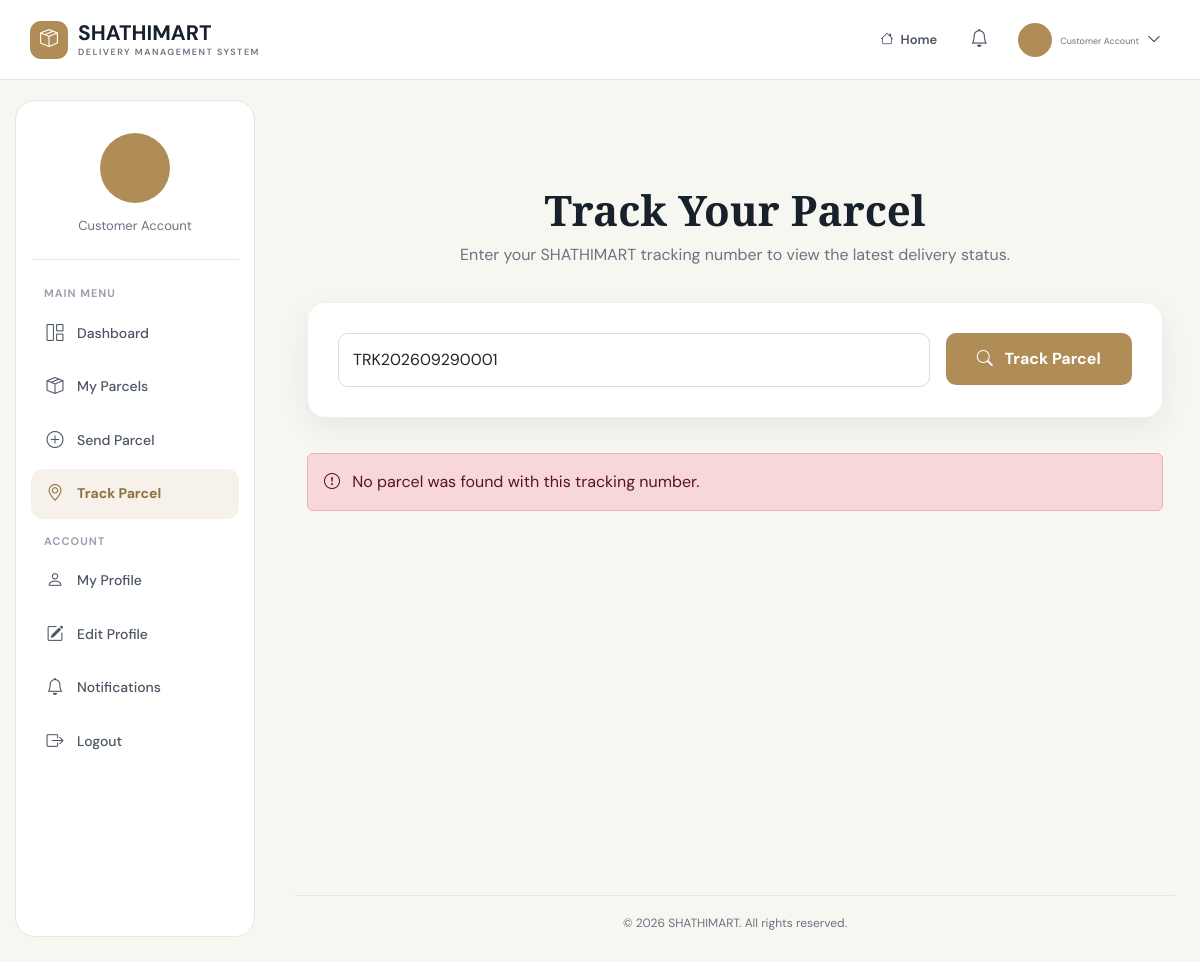
Before: /parcels/track/?tracking_number=TRK202609290001 with the older database file.
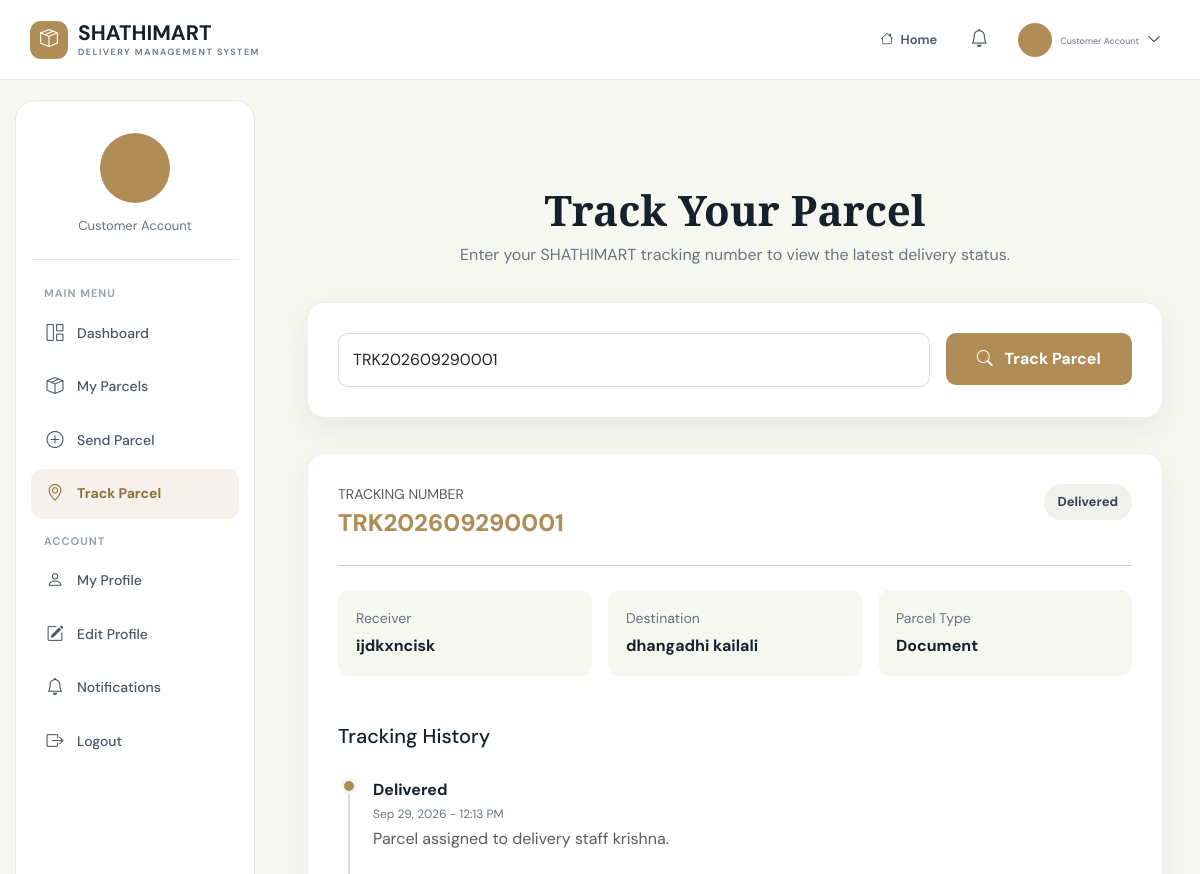
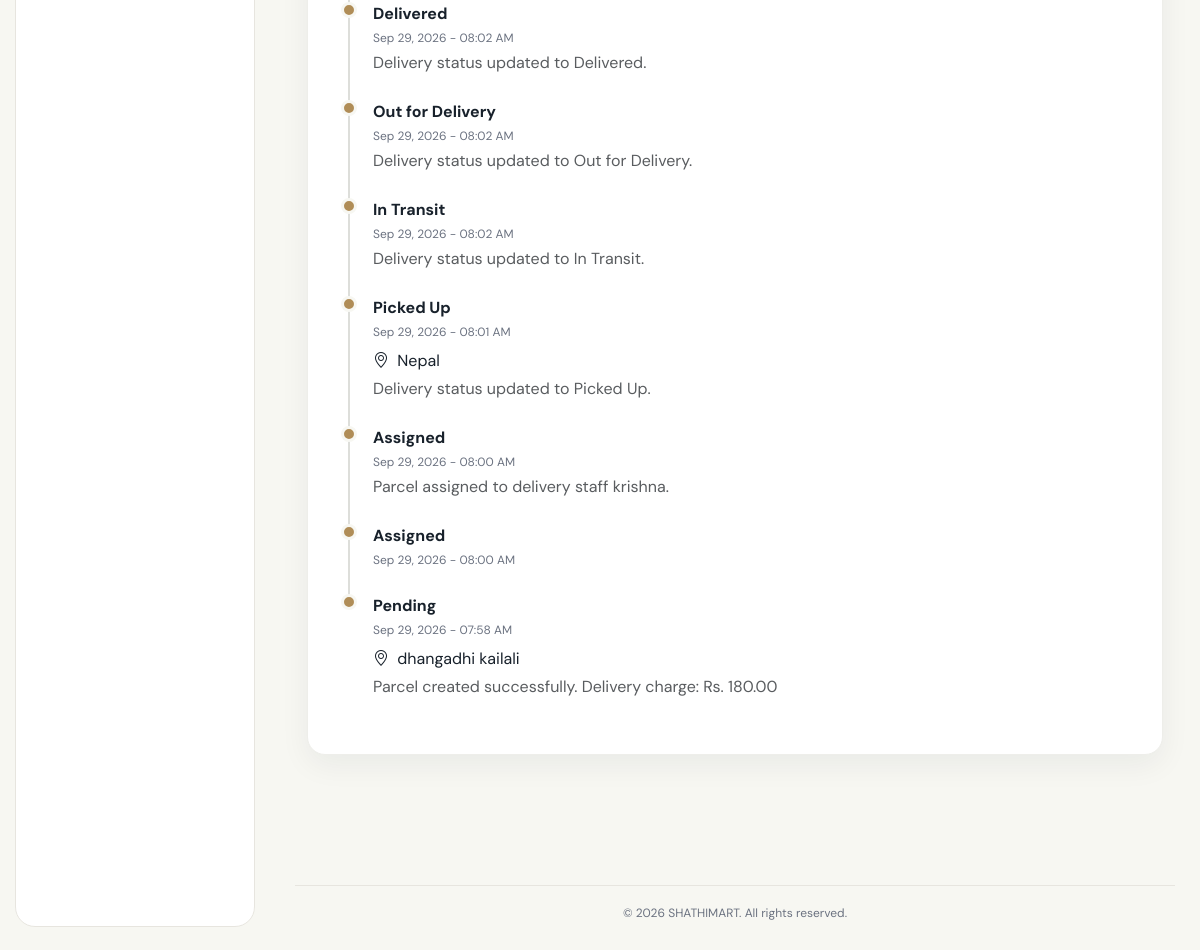
After: the same page with the newer database file (2 pictures, top to bottom).
### parcels/models.py (models this page shows, shortened)
class Parcel(models.Model):
    PARCEL_TYPE_CHOICES = [
        ('document', 'Document'),
        ('package', 'Package'),
        ('fragile', 'Fragile Item'),
        ('electronics', 'Electronics'),
        ('clothing', 'Clothing'),
        ('food', 'Food Item'),
        ('other', 'Other'),
    ]
    STATUS_CHOICES = [
        ('pending', 'Pending'),
        ('pickup_requested', 'Pickup Requested'),
        ('assigned', 'Assigned'),
        ('picked_up', 'Picked Up'),
        ('in_transit', 'In Transit'),
        ('out_for_delivery', 'Out for Delivery'),
        ('delivered', 'Delivered'),
        ('cancelled', 'Cancelled'),
        ('failed', 'Failed Delivery'),
        ('rescheduled', 'Rescheduled'),
    ]
    customer = models.ForeignKey(
        User,
        on_delete=models.CASCADE,
        related_name='parcels'
    )
    tracking_number = models.CharField(
        max_length=30,
        unique=True
    )
    sender_name = models.CharField(
        max_length=150
    )
    sender_phone = models.CharField(
        max_length=15
    )
    sender_address = models.TextField()
    receiver_name = models.CharField(
        max_length=150
    )
    receiver_phone = models.CharField(
        max_length=15
    )
    receiver_address = models.TextField()
    parcel_type = models.CharField(
        max_length=30,
        choices=PARCEL_TYPE_CHOICES,
        default='package'
    )
    weight = models.DecimalField(
        max_digits=8,
        decimal_places=2
    )
    description = models.TextField(
        blank=True
    )
    pickup_date = models.DateField(
        null=True,
        blank=True
    )
    delivery_date = models.DateField(
        null=True,
        blank=True
    )
    delivery_charge = models.DecimalField(
        max_digits=10,
        decimal_places=2,
        default=0
    )
    status = models.CharField(
        max_length=30,
        choices=STATUS_CHOICES,
        default='pending'
    )
    created_at = models.DateTimeField(
        auto_now_add=True
    )
    updated_at = models.DateTimeField(
        auto_now=True
    )
    class Meta:
        ordering = ['-created_at']
        verbose_name = 'Parcel'
        verbose_name_plural = 'Parcels'

class TrackingHistory(models.Model):
    parcel = models.ForeignKey(
        Parcel,
        on_delete=models.CASCADE,
        related_name='tracking_history'
    )
    status = models.CharField(
        max_length=30,
        choices=Parcel.STATUS_CHOICES
    )
    location = models.CharField(
        max_length=200,
        blank=True
    )
    remarks = models.TextField(
        blank=True
    )
    created_at = models.DateTimeField(
        auto_now_add=True
    )
    class Meta:
        ordering = ['created_at']
        verbose_name = 'Tracking History'
        verbose_name_plural = 'Tracking Histories'

### parcels/views.py (the view)
# urls.py: path("track/", views.track_parcel, name="track_parcel"),
def track_parcel(request):
    tracking_number = request.GET.get(
        "tracking_number",
        ""
    ).strip()
    parcel = None
    tracking_history = []
    error = None
    if tracking_number:
        parcel = (
            Parcel.objects
            .filter(
                tracking_number__iexact=
                tracking_number
            )
            .select_related(
                "customer",
                "delivery",
                "delivery__delivery_staff",
                "payment"
            )
            .first()
        )
        if parcel:
            tracking_history = (
                parcel.tracking_history
                .all()
                .order_by("-created_at")
            )
        else:
            error = (
                "No parcel was found with this "
                "tracking number."
            )
    return render(
        request,
        "parcels/track_parcel.html",
        {
            "parcel": parcel,
            "tracking_history":
                tracking_history,
            "error": error,
            "tracking_number":
                tracking_number,
        }
    )

### templates/parcels/track_parcel.html (shortened to what this page needs)
{% extends "customer_base.html" %}
{% block content %}
<section class="tracking-page">
    <div class="container tracking-wrapper">
        <div class="tracking-header">
            <h1>Track Your Parcel</h1>
            <p>
                Enter your SHATHIMART tracking number to view
                the latest delivery status.
            </p>
        </div>
        <div class="search-card">
            <form method="GET">
                <div class="row g-3">
                    <div class="col-md-9">
                        <input
                            type="text"
                            name="tracking_number"
                            class="form-control tracking-input"
                            placeholder="Enter tracking number e.g. TRK202609230001"
                            value="{{ tracking_number }}"
                            required
                        >
                    </div>
                    <div class="col-md-3">
                        <button
                            type="submit"
                            class="btn-swift w-100"
                        >
                            <i class="bi bi-search me-2"></i>
                            Track Parcel
                        </button>
                    </div>
                </div>
            </form>
        </div>
        {% if error %}
            <div class="alert alert-danger">
                <i class="bi bi-exclamation-circle me-2"></i>
                {{ error }}
            </div>
        {% endif %}
        {% if parcel %}
            <div class="result-card">
                <div class="d-flex justify-content-between align-items-start flex-wrap gap-3">
                    <div>
                        <div class="text-muted small">
                            TRACKING NUMBER
                        </div>
                        <div class="tracking-number">
                            {{ parcel.tracking_number }}
                        </div>
                    </div>
                    <div>
                        <span class="status">
                            {{ parcel.get_status_display }}
                        </span>
                    </div>
                </div>
                <hr class="my-4">
                <div class="row g-3">
                    <div class="col-md-4">
                        <div class="info-box">
                            <small>
                                Receiver
                            </small>
                            <strong>
                                {{ parcel.receiver_name }}
                            </strong>
                        </div>
                    </div>
                    <div class="col-md-4">
                        <div class="info-box">
                            <small>
                                Destination
                            </small>
                            <strong>
                                {{ parcel.receiver_address }}
                            </strong>
                        </div>
                    </div>
                    <div class="col-md-4">
                        <div class="info-box">
                            <small>
                                Parcel Type
                            </small>
                            <strong>
                                {{ parcel.get_parcel_type_display }}
                            </strong>
                        </div>
                    </div>
                </div>
                <h5 class="mt-5 mb-3">
                    Tracking History
                </h5>
                {% if tracking_history %}
                    <div class="timeline">
                        {% for history in tracking_history %}
                            <div class="timeline-item">
                                <div class="timeline-dot"></div>
                                <div class="timeline-status">
                                    {{ history.get_status_display }}
                                </div>
                                <div class="timeline-time">
                                    {{ history.created_at|date:"M d, Y - h:i A" }}
                                </div>
                                {% if history.location %}
                                    <div class="mt-2">
                                        <i class="bi bi-geo-alt me-1"></i>
                                        {{ history.location }}
                                    </div>
                                {% endif %}
                                {% if history.remarks %}
                                    <div class="text-muted mt-1">
                                        {{ history.remarks }}
                                    </div>
                                {% endif %}
                            </div>
                        {% endfor %}
                    </div>
                {% else %}
                    <p class="text-muted">
                        No tracking history available.
                    </p>
                {% endif %}
            </div>
        {% endif %}
    </div>
</section>
{% endblock %}

### templates/customer_base.html (shortened to what this page needs)
{% load static %}
<!DOCTYPE html>
<html lang="en">
<head>
<link
    href="https://cdn.jsdelivr.net/npm/bootstrap@5.3.3/dist/css/bootstrap.min.css"
    rel="stylesheet"
>
<link
    rel="stylesheet"
    href="https://cdn.jsdelivr.net/npm/bootstrap-icons@1.11.3/font/bootstrap-icons.min.css"
>
</head>
<body>
<header class="customer-navbar">
    <div class="customer-navbar-inner">
        <a
            href="{% url 'dashboard' %}"
            class="brand-logo"
        >
            <span class="brand-logo-icon">
                <i class="bi bi-box-seam"></i>
            </span>
            <span class="brand-logo-text">
                SHATHIMART
                <small>
                    Delivery Management System
                </small>
            </span>
        </a>
        <div class="navbar-right">
            <a
                href="{% url 'home' %}"
                class="navbar-link"
            >
                <i class="bi bi-house"></i>
                Home
            </a>
            <a
                href="{% url 'notification_list' %}"
                class="navbar-notification"
                title="Notifications"
            >
                <i class="bi bi-bell"></i>
            </a>
            <a
                href="{% url 'profile' %}"
                class="navbar-user"
            >
                {% if request.user.profile.profile_image %}
                    <img
                        src="{{ request.user.profile.profile_image.url }}"
                        alt="Profile"
                        class="navbar-user-avatar"
                    >
                {% else %}
                    <div class="navbar-user-placeholder">
                    </div>
                {% endif %}
                <span class="navbar-user-info">
                    <span class="navbar-user-role">
                        Customer Account
                    </span>
                </span>
                <i class="bi bi-chevron-down small"></i>
            </a>
        </div>
    </div>
</header>
<div class="customer-dashboard-layout">
    <div class="customer-sidebar-wrapper">
        <aside class="customer-sidebar">
            <div class="customer-profile-mini">
                {% if request.user.profile.profile_image %}
                    <img
                        src="{{ request.user.profile.profile_image.url }}"
                        alt="Profile"
                        class="customer-profile-avatar"
                    >
                {% else %}
                    <div class="customer-profile-placeholder">
                    </div>
                {% endif %}
                <span>
                    Customer Account
                </span>
            </div>
            <div class="customer-sidebar-menu">
                <div class="customer-sidebar-title">
                    Main Menu
                </div>
                <a
                    href="{% url 'dashboard' %}"
                    class="customer-sidebar-link {% if request.resolver_match.url_name == 'dashboard' %}active{% endif %}"
                >
                    <i class="bi bi-grid-1x2"></i>
                    <span>
                        Dashboard
                    </span>
                </a>
                <a
                    href="{% url 'parcel_list' %}"
                    class="customer-sidebar-link {% if request.resolver_match.url_name == 'parcel_list' %}active{% endif %}"
                >
                    <i class="bi bi-box-seam"></i>
                    <span>
                        My Parcels
                    </span>
                </a>
                <a
                    href="{% url 'create_parcel' %}"
                    class="customer-sidebar-link {% if request.resolver_match.url_name == 'create_parcel' %}active{% endif %}"
                >
                    <i class="bi bi-plus-circle"></i>
                    <span>
                        Send Parcel
                    </span>
                </a>
                <a
                    href="{% url 'track_parcel' %}"
                    class="customer-sidebar-link {% if request.resolver_match.url_name == 'track_parcel' %}active{% endif %}"
                >
                    <i class="bi bi-geo-alt"></i>
                    <span>
                        Track Parcel
                    </span>
                </a>
                <div class="customer-sidebar-title">
                    Account
                </div>
                <a
                    href="{% url 'profile' %}"
                    class="customer-sidebar-link {% if request.resolver_match.url_name == 'profile' %}active{% endif %}"
                >
                    <i class="bi bi-person"></i>
                    <span>
                        My Profile
                    </span>
                </a>
                <a
                    href="{% url 'profile_edit' %}"
                    class="customer-sidebar-link {% if request.resolver_match.url_name == 'profile_edit' %}active{% endif %}"
                >
                    <i class="bi bi-pencil-square"></i>
                    <span>
                        Edit Profile
                    </span>
                </a>
                <a
                    href="{% url 'notification_list' %}"
                    class="customer-sidebar-link {% if request.resolver_match.url_name == 'notification_list' %}active{% endif %}"
                >
                    <i class="bi bi-bell"></i>
                    <span>
                        Notifications
                    </span>
                </a>
                <a
                    href="{% url 'logout' %}"
                    class="customer-sidebar-link logout"
                >
                    <i class="bi bi-box-arrow-right"></i>
                    <span>
                        Logout
                    </span>
                </a>
            </div>
        </aside>
    </div>
    <main class="customer-main-content">
        {% block customer_content %}
            {% block content %}
            {% endblock %}
        {% endblock %}
    </main>
    <footer class="customer-footer">
        <div class="customer-footer-line">
            © {% now "Y" %} SHATHIMART.
            All rights reserved.
        </div>
    </footer>
</div>
</body>
</html>

Changed rows visible on the page:
added Parcel: tracking_number "TRK202609290001", status "Delivered", receiver_name "ijdkxncisk", receiver_address "dhangadhi kailali", parcel_type "Document"
added TrackingHistory: status "Delivered", created_at "Sep 29, 2026 - 12:13 PM", remarks "Parcel assigned to delivery staff krishna."
added TrackingHistory: status "Delivered", created_at "Sep 29, 2026 - 08:02 AM", remarks "Delivery status updated to Delivered."
added TrackingHistory: status "Out for Delivery", created_at "Sep 29, 2026 - 08:02 AM", remarks "Delivery status updated to Out for Delivery."
added TrackingHistory: status "In Transit", created_at "Sep 29, 2026 - 08:02 AM", remarks "Delivery status updated to In Transit."
added TrackingHistory: status "Picked Up", created_at "Sep 29, 2026 - 08:01 AM", location "Nepal", remarks "Delivery status updated to Picked Up."
added TrackingHistory: status "Assigned", created_at "Sep 29, 2026 - 08:00 AM", remarks "Parcel assigned to delivery staff krishna."
added TrackingHistory: status "Assigned", created_at "Sep 29, 2026 - 08:00 AM"
added TrackingHistory: status "Pending", created_at "Sep 29, 2026 - 07:58 AM", location "dhangadhi kailali", remarks "Parcel created successfully. Delivery charge: Rs. 180.00"
Other visible differences:
{{ error }}: "No parcel was found with this tracking number." → (not shown)
text now shown: "TRACKING NUMBER Receiver Destination Parcel Type Tracking History"
